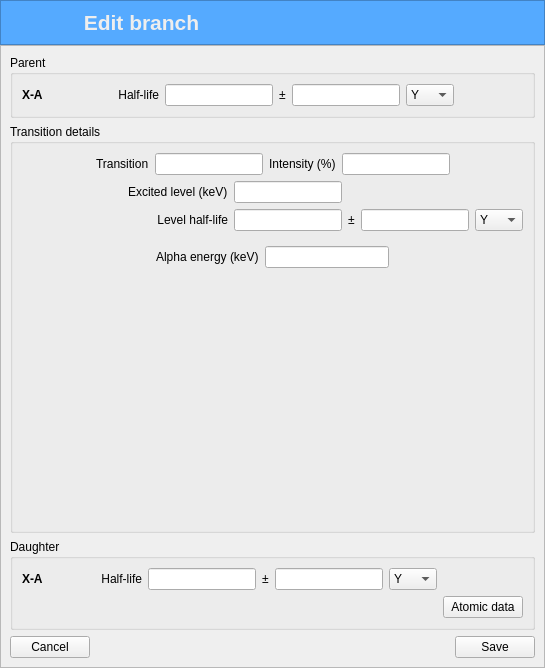
<?xml version="1.0" encoding="UTF-8"?>
<ui version="4.0">
 <class>EditBranchDialog</class>
 <widget class="QDialog" name="EditBranchDialog">
  <property name="geometry">
   <rect>
    <x>0</x>
    <y>0</y>
    <width>545</width>
    <height>668</height>
   </rect>
  </property>
  <property name="windowTitle">
   <string>Edit branch DES</string>
  </property>
  <layout class="QVBoxLayout" name="verticalLayout">
   <property name="spacing">
    <number>0</number>
   </property>
   <property name="leftMargin">
    <number>0</number>
   </property>
   <property name="topMargin">
    <number>0</number>
   </property>
   <property name="rightMargin">
    <number>0</number>
   </property>
   <property name="bottomMargin">
    <number>0</number>
   </property>
   <item>
    <widget class="QFrame" name="frame_top">
     <property name="styleSheet">
      <string notr="true">background-color: rgb(85, 170, 255);
color: rgb(238, 238, 238)
</string>
     </property>
     <property name="frameShape">
      <enum>QFrame::StyledPanel</enum>
     </property>
     <property name="frameShadow">
      <enum>QFrame::Raised</enum>
     </property>
     <layout class="QGridLayout" name="gridLayout">
      <item row="0" column="0">
       <widget class="QLabel" name="label_titleApp">
        <property name="sizePolicy">
         <sizepolicy hsizetype="Expanding" vsizetype="Preferred">
          <horstretch>0</horstretch>
          <verstretch>0</verstretch>
         </sizepolicy>
        </property>
        <property name="font">
         <font>
          <pointsize>16</pointsize>
          <bold>true</bold>
         </font>
        </property>
        <property name="text">
         <string>Edit branch</string>
        </property>
        <property name="alignment">
         <set>Qt::AlignCenter</set>
        </property>
       </widget>
      </item>
      <item row="0" column="1">
       <spacer name="horizontalSpacer_2">
        <property name="orientation">
         <enum>Qt::Horizontal</enum>
        </property>
        <property name="sizeHint" stdset="0">
         <size>
          <width>40</width>
          <height>20</height>
         </size>
        </property>
       </spacer>
      </item>
     </layout>
    </widget>
   </item>
   <item>
    <widget class="QFrame" name="frame">
     <property name="sizePolicy">
      <sizepolicy hsizetype="Expanding" vsizetype="Expanding">
       <horstretch>0</horstretch>
       <verstretch>0</verstretch>
      </sizepolicy>
     </property>
     <property name="frameShape">
      <enum>QFrame::StyledPanel</enum>
     </property>
     <property name="frameShadow">
      <enum>QFrame::Raised</enum>
     </property>
     <layout class="QVBoxLayout" name="verticalLayout_3">
      <item>
       <widget class="QGroupBox" name="groupBox">
        <property name="title">
         <string>Parent</string>
        </property>
        <layout class="QHBoxLayout" name="horizontalLayout">
         <item>
          <widget class="QLabel" name="parent_label">
           <property name="font">
            <font>
             <bold>true</bold>
            </font>
           </property>
           <property name="text">
            <string>X-A</string>
           </property>
          </widget>
         </item>
         <item>
          <spacer name="horizontalSpacer">
           <property name="orientation">
            <enum>Qt::Horizontal</enum>
           </property>
           <property name="sizeHint" stdset="0">
            <size>
             <width>60</width>
             <height>20</height>
            </size>
           </property>
          </spacer>
         </item>
         <item>
          <widget class="QLabel" name="label">
           <property name="text">
            <string>Half-life</string>
           </property>
           <property name="alignment">
            <set>Qt::AlignRight|Qt::AlignTrailing|Qt::AlignVCenter</set>
           </property>
          </widget>
         </item>
         <item>
          <widget class="QLineEdit" name="parent_half_life_value_lineEdit"/>
         </item>
         <item>
          <widget class="QLabel" name="label_2">
           <property name="text">
            <string>±</string>
           </property>
           <property name="alignment">
            <set>Qt::AlignCenter</set>
           </property>
          </widget>
         </item>
         <item>
          <widget class="QLineEdit" name="parent_half_life_uncertainty_lineEdit"/>
         </item>
         <item>
          <widget class="QComboBox" name="parent_half_life_unit_comboBox">
           <item>
            <property name="text">
             <string>Y</string>
            </property>
           </item>
           <item>
            <property name="text">
             <string>D</string>
            </property>
           </item>
           <item>
            <property name="text">
             <string>H</string>
            </property>
           </item>
           <item>
            <property name="text">
             <string>M</string>
            </property>
           </item>
           <item>
            <property name="text">
             <string>S</string>
            </property>
           </item>
           <item>
            <property name="text">
             <string>MS</string>
            </property>
           </item>
           <item>
            <property name="text">
             <string>US</string>
            </property>
           </item>
           <item>
            <property name="text">
             <string>NS</string>
            </property>
           </item>
           <item>
            <property name="text">
             <string>PS</string>
            </property>
           </item>
           <item>
            <property name="text">
             <string>FS</string>
            </property>
           </item>
           <item>
            <property name="text">
             <string>AS</string>
            </property>
           </item>
          </widget>
         </item>
         <item>
          <spacer name="horizontalSpacer_3">
           <property name="orientation">
            <enum>Qt::Horizontal</enum>
           </property>
           <property name="sizeHint" stdset="0">
            <size>
             <width>59</width>
             <height>20</height>
            </size>
           </property>
          </spacer>
         </item>
        </layout>
       </widget>
      </item>
      <item>
       <widget class="QGroupBox" name="groupBox_3">
        <property name="sizePolicy">
         <sizepolicy hsizetype="Preferred" vsizetype="Expanding">
          <horstretch>0</horstretch>
          <verstretch>0</verstretch>
         </sizepolicy>
        </property>
        <property name="title">
         <string>Transition details</string>
        </property>
        <layout class="QVBoxLayout" name="verticalLayout_2">
         <item>
          <layout class="QHBoxLayout" name="horizontalLayout_4">
           <item>
            <spacer name="horizontalSpacer_13">
             <property name="orientation">
              <enum>Qt::Horizontal</enum>
             </property>
             <property name="sizeHint" stdset="0">
              <size>
               <width>40</width>
               <height>20</height>
              </size>
             </property>
            </spacer>
           </item>
           <item>
            <widget class="QLabel" name="label_5">
             <property name="text">
              <string>Transition</string>
             </property>
            </widget>
           </item>
           <item>
            <widget class="QLineEdit" name="transition_lineEdit"/>
           </item>
           <item>
            <widget class="QLabel" name="label_6">
             <property name="text">
              <string>Intensity (%)</string>
             </property>
            </widget>
           </item>
           <item>
            <widget class="QLineEdit" name="total_intensity_lineEdit"/>
           </item>
           <item>
            <spacer name="horizontalSpacer_14">
             <property name="orientation">
              <enum>Qt::Horizontal</enum>
             </property>
             <property name="sizeHint" stdset="0">
              <size>
               <width>40</width>
               <height>20</height>
              </size>
             </property>
            </spacer>
           </item>
          </layout>
         </item>
         <item>
          <layout class="QGridLayout" name="gridLayout_5">
           <item row="1" column="0">
            <spacer name="horizontalSpacer_6">
             <property name="orientation">
              <enum>Qt::Horizontal</enum>
             </property>
             <property name="sizeHint" stdset="0">
              <size>
               <width>40</width>
               <height>20</height>
              </size>
             </property>
            </spacer>
           </item>
           <item row="1" column="5">
            <widget class="QComboBox" name="level_half_life_unit_comboBox">
             <item>
              <property name="text">
               <string>Y</string>
              </property>
             </item>
             <item>
              <property name="text">
               <string>D</string>
              </property>
             </item>
             <item>
              <property name="text">
               <string>H</string>
              </property>
             </item>
             <item>
              <property name="text">
               <string>M</string>
              </property>
             </item>
             <item>
              <property name="text">
               <string>S</string>
              </property>
             </item>
             <item>
              <property name="text">
               <string>MS</string>
              </property>
             </item>
             <item>
              <property name="text">
               <string>US</string>
              </property>
             </item>
             <item>
              <property name="text">
               <string>NS</string>
              </property>
             </item>
             <item>
              <property name="text">
               <string>PS</string>
              </property>
             </item>
             <item>
              <property name="text">
               <string>FS</string>
              </property>
             </item>
             <item>
              <property name="text">
               <string>AS</string>
              </property>
             </item>
            </widget>
           </item>
           <item row="1" column="2">
            <widget class="QLineEdit" name="level_half_life_value_lineEdit"/>
           </item>
           <item row="1" column="3">
            <widget class="QLabel" name="label_9">
             <property name="text">
              <string>±</string>
             </property>
             <property name="alignment">
              <set>Qt::AlignCenter</set>
             </property>
            </widget>
           </item>
           <item row="1" column="1">
            <widget class="QLabel" name="label_10">
             <property name="text">
              <string>Level half-life</string>
             </property>
             <property name="alignment">
              <set>Qt::AlignRight|Qt::AlignTrailing|Qt::AlignVCenter</set>
             </property>
            </widget>
           </item>
           <item row="1" column="4">
            <widget class="QLineEdit" name="level_half_life_uncertainty_lineEdit"/>
           </item>
           <item row="0" column="1">
            <widget class="QLabel" name="label_7">
             <property name="text">
              <string>Excited level (keV)</string>
             </property>
            </widget>
           </item>
           <item row="0" column="2">
            <widget class="QLineEdit" name="excited_level_lineEdit"/>
           </item>
          </layout>
         </item>
         <item>
          <widget class="QStackedWidget" name="stackedWidget">
           <property name="currentIndex">
            <number>0</number>
           </property>
           <widget class="QWidget" name="page_alpha">
            <layout class="QGridLayout" name="gridLayout_2">
             <item row="0" column="0">
              <layout class="QHBoxLayout" name="horizontalLayout_5">
               <item>
                <spacer name="horizontalSpacer_7">
                 <property name="orientation">
                  <enum>Qt::Horizontal</enum>
                 </property>
                 <property name="sizeHint" stdset="0">
                  <size>
                   <width>40</width>
                   <height>20</height>
                  </size>
                 </property>
                </spacer>
               </item>
               <item>
                <widget class="QLabel" name="label_8">
                 <property name="text">
                  <string>Alpha energy (keV)</string>
                 </property>
                </widget>
               </item>
               <item>
                <widget class="QLineEdit" name="alpha_energy_lineEdit"/>
               </item>
               <item>
                <spacer name="horizontalSpacer_8">
                 <property name="orientation">
                  <enum>Qt::Horizontal</enum>
                 </property>
                 <property name="sizeHint" stdset="0">
                  <size>
                   <width>40</width>
                   <height>20</height>
                  </size>
                 </property>
                </spacer>
               </item>
              </layout>
             </item>
             <item row="1" column="0">
              <spacer name="verticalSpacer">
               <property name="orientation">
                <enum>Qt::Vertical</enum>
               </property>
               <property name="sizeHint" stdset="0">
                <size>
                 <width>20</width>
                 <height>123</height>
                </size>
               </property>
              </spacer>
             </item>
            </layout>
           </widget>
           <widget class="QWidget" name="page_beta">
            <layout class="QVBoxLayout" name="verticalLayout_4">
             <item>
              <layout class="QHBoxLayout" name="horizontalLayout_9">
               <item>
                <spacer name="horizontalSpacer_10">
                 <property name="orientation">
                  <enum>Qt::Horizontal</enum>
                 </property>
                 <property name="sizeHint" stdset="0">
                  <size>
                   <width>40</width>
                   <height>20</height>
                  </size>
                 </property>
                </spacer>
               </item>
               <item>
                <widget class="QLabel" name="label_11">
                 <property name="text">
                  <string>Endpoint energy beta (keV)</string>
                 </property>
                </widget>
               </item>
               <item>
                <widget class="QLineEdit" name="beta_endpoint_energy_lineEdit"/>
               </item>
               <item>
                <spacer name="horizontalSpacer_11">
                 <property name="orientation">
                  <enum>Qt::Horizontal</enum>
                 </property>
                 <property name="sizeHint" stdset="0">
                  <size>
                   <width>40</width>
                   <height>20</height>
                  </size>
                 </property>
                </spacer>
               </item>
              </layout>
             </item>
             <item>
              <layout class="QGridLayout" name="gridLayout_3">
               <item row="1" column="8">
                <widget class="QLineEdit" name="coeff_d_lineEdit"/>
               </item>
               <item row="1" column="4">
                <widget class="QLineEdit" name="coeff_b_lineEdit"/>
               </item>
               <item row="1" column="10">
                <widget class="QLabel" name="label_19">
                 <property name="text">
                  <string>e</string>
                 </property>
                </widget>
               </item>
               <item row="1" column="7">
                <widget class="QLabel" name="label_18">
                 <property name="text">
                  <string>d</string>
                 </property>
                </widget>
               </item>
               <item row="1" column="6">
                <widget class="QLineEdit" name="coeff_c_lineEdit"/>
               </item>
               <item row="0" column="0">
                <widget class="QLabel" name="label_12">
                 <property name="text">
                  <string>Forbiddenness</string>
                 </property>
                </widget>
               </item>
               <item row="1" column="1">
                <widget class="QLabel" name="label_15">
                 <property name="text">
                  <string>a</string>
                 </property>
                </widget>
               </item>
               <item row="1" column="2">
                <widget class="QLineEdit" name="coeff_a_lineEdit"/>
               </item>
               <item row="1" column="5">
                <widget class="QLabel" name="label_17">
                 <property name="text">
                  <string>c</string>
                 </property>
                </widget>
               </item>
               <item row="1" column="3">
                <widget class="QLabel" name="label_16">
                 <property name="text">
                  <string>b</string>
                 </property>
                </widget>
               </item>
               <item row="1" column="11">
                <widget class="QLineEdit" name="coeff_e_lineEdit"/>
               </item>
               <item row="0" column="1" colspan="11">
                <widget class="QComboBox" name="forbiddenness_comboBox"/>
               </item>
              </layout>
             </item>
             <item>
              <layout class="QGridLayout" name="gridLayout_4">
               <item row="0" column="0">
                <widget class="QLabel" name="label_13">
                 <property name="text">
                  <string>Experimental Shape Factor</string>
                 </property>
                </widget>
               </item>
               <item row="0" column="1" colspan="8">
                <widget class="QComboBox" name="expShapeFactor_comboBox"/>
               </item>
               <item row="1" column="1">
                <widget class="QLabel" name="label_21">
                 <property name="text">
                  <string>a</string>
                 </property>
                </widget>
               </item>
               <item row="1" column="2">
                <widget class="QLineEdit" name="exp_a_lineEdit"/>
               </item>
               <item row="1" column="3">
                <widget class="QLabel" name="label_20">
                 <property name="text">
                  <string>b</string>
                 </property>
                </widget>
               </item>
               <item row="1" column="4">
                <widget class="QLineEdit" name="exp_b_lineEdit"/>
               </item>
               <item row="1" column="5">
                <widget class="QLabel" name="label_23">
                 <property name="text">
                  <string>c</string>
                 </property>
                </widget>
               </item>
               <item row="1" column="6">
                <widget class="QLineEdit" name="exp_c_lineEdit"/>
               </item>
               <item row="1" column="7">
                <widget class="QLabel" name="label_22">
                 <property name="text">
                  <string>d</string>
                 </property>
                </widget>
               </item>
               <item row="1" column="8">
                <widget class="QLineEdit" name="exp_d_lineEdit"/>
               </item>
              </layout>
             </item>
             <item>
              <layout class="QHBoxLayout" name="horizontalLayout_10">
               <item>
                <spacer name="horizontalSpacer_12">
                 <property name="orientation">
                  <enum>Qt::Horizontal</enum>
                 </property>
                 <property name="sizeHint" stdset="0">
                  <size>
                   <width>40</width>
                   <height>20</height>
                  </size>
                 </property>
                </spacer>
               </item>
               <item>
                <widget class="QLabel" name="label_14">
                 <property name="text">
                  <string>Mixing ratio</string>
                 </property>
                </widget>
               </item>
               <item>
                <widget class="QLineEdit" name="mixing_ratio_lineEdit"/>
               </item>
              </layout>
             </item>
             <item>
              <spacer name="verticalSpacer_2">
               <property name="orientation">
                <enum>Qt::Vertical</enum>
               </property>
               <property name="sizeHint" stdset="0">
                <size>
                 <width>20</width>
                 <height>40</height>
                </size>
               </property>
              </spacer>
             </item>
            </layout>
           </widget>
           <widget class="QWidget" name="page_ec">
            <layout class="QVBoxLayout" name="verticalLayout_6">
             <item>
              <layout class="QHBoxLayout" name="horizontalLayout_3">
               <item>
                <spacer name="horizontalSpacer_17">
                 <property name="orientation">
                  <enum>Qt::Horizontal</enum>
                 </property>
                 <property name="sizeHint" stdset="0">
                  <size>
                   <width>40</width>
                   <height>20</height>
                  </size>
                 </property>
                </spacer>
               </item>
               <item>
                <widget class="QLabel" name="label_24">
                 <property name="text">
                  <string>Intensity EC (%)</string>
                 </property>
                </widget>
               </item>
               <item>
                <widget class="QLineEdit" name="intensity_ec_lineEdit"/>
               </item>
               <item>
                <widget class="QLabel" name="label_25">
                 <property name="text">
                  <string>Intensity β+ (%)</string>
                 </property>
                </widget>
               </item>
               <item>
                <widget class="QLineEdit" name="intensity_beta_plus_lineEdit"/>
               </item>
               <item>
                <spacer name="horizontalSpacer_18">
                 <property name="orientation">
                  <enum>Qt::Horizontal</enum>
                 </property>
                 <property name="sizeHint" stdset="0">
                  <size>
                   <width>40</width>
                   <height>20</height>
                  </size>
                 </property>
                </spacer>
               </item>
              </layout>
             </item>
             <item>
              <widget class="QGroupBox" name="groupBox_4">
               <property name="title">
                <string>Electron-Capture Transition Probability</string>
               </property>
               <layout class="QVBoxLayout" name="verticalLayout_5">
                <item>
                 <layout class="QHBoxLayout" name="horizontalLayout_7">
                  <item>
                   <spacer name="horizontalSpacer_20">
                    <property name="orientation">
                     <enum>Qt::Horizontal</enum>
                    </property>
                    <property name="sizeHint" stdset="0">
                     <size>
                      <width>40</width>
                      <height>20</height>
                     </size>
                    </property>
                   </spacer>
                  </item>
                  <item>
                   <widget class="QLabel" name="label_27">
                    <property name="text">
                     <string>Subshell</string>
                    </property>
                   </widget>
                  </item>
                  <item>
                   <widget class="QComboBox" name="subshell_ec_comboBox"/>
                  </item>
                  <item>
                   <widget class="QLabel" name="label_28">
                    <property name="text">
                     <string>Intensity</string>
                    </property>
                   </widget>
                  </item>
                  <item>
                   <widget class="QLineEdit" name="subshell_intensity_ec_lineEdit"/>
                  </item>
                  <item>
                   <widget class="QPushButton" name="addUpdate_subshell_pushButton">
                    <property name="text">
                     <string>Add / Update</string>
                    </property>
                    <property name="icon">
                     <iconset resource="resources.qrc">
                      <normaloff>:/Images/update.png</normaloff>:/Images/update.png</iconset>
                    </property>
                   </widget>
                  </item>
                  <item>
                   <spacer name="horizontalSpacer_19">
                    <property name="orientation">
                     <enum>Qt::Horizontal</enum>
                    </property>
                    <property name="sizeHint" stdset="0">
                     <size>
                      <width>40</width>
                      <height>20</height>
                     </size>
                    </property>
                   </spacer>
                  </item>
                 </layout>
                </item>
                <item>
                 <layout class="QHBoxLayout" name="horizontalLayout_2">
                  <item>
                   <spacer name="horizontalSpacer_15">
                    <property name="orientation">
                     <enum>Qt::Horizontal</enum>
                    </property>
                    <property name="sizeHint" stdset="0">
                     <size>
                      <width>37</width>
                      <height>58</height>
                     </size>
                    </property>
                   </spacer>
                  </item>
                  <item>
                   <widget class="QTableWidget" name="subshell_ec_tableWidget">
                    <property name="editTriggers">
                     <set>QAbstractItemView::NoEditTriggers</set>
                    </property>
                    <property name="selectionBehavior">
                     <enum>QAbstractItemView::SelectRows</enum>
                    </property>
                    <attribute name="horizontalHeaderStretchLastSection">
                     <bool>true</bool>
                    </attribute>
                    <column>
                     <property name="text">
                      <string>Subshell</string>
                     </property>
                    </column>
                    <column>
                     <property name="text">
                      <string>Intensity</string>
                     </property>
                    </column>
                   </widget>
                  </item>
                  <item>
                   <spacer name="horizontalSpacer_16">
                    <property name="orientation">
                     <enum>Qt::Horizontal</enum>
                    </property>
                    <property name="sizeHint" stdset="0">
                     <size>
                      <width>37</width>
                      <height>58</height>
                     </size>
                    </property>
                   </spacer>
                  </item>
                 </layout>
                </item>
               </layout>
              </widget>
             </item>
            </layout>
           </widget>
          </widget>
         </item>
        </layout>
       </widget>
      </item>
      <item>
       <widget class="QGroupBox" name="groupBox_2">
        <property name="title">
         <string>Daughter</string>
        </property>
        <layout class="QGridLayout" name="gridLayout_6">
         <item row="0" column="5">
          <widget class="QLineEdit" name="daughter_half_life_uncertainty_lineEdit"/>
         </item>
         <item row="0" column="3">
          <widget class="QLineEdit" name="daughter_half_life_value_lineEdit"/>
         </item>
         <item row="0" column="2">
          <widget class="QLabel" name="label_3">
           <property name="text">
            <string>Half-life</string>
           </property>
           <property name="alignment">
            <set>Qt::AlignRight|Qt::AlignTrailing|Qt::AlignVCenter</set>
           </property>
          </widget>
         </item>
         <item row="0" column="7">
          <spacer name="horizontalSpacer_5">
           <property name="orientation">
            <enum>Qt::Horizontal</enum>
           </property>
           <property name="sizeHint" stdset="0">
            <size>
             <width>40</width>
             <height>20</height>
            </size>
           </property>
          </spacer>
         </item>
         <item row="0" column="1">
          <spacer name="horizontalSpacer_4">
           <property name="orientation">
            <enum>Qt::Horizontal</enum>
           </property>
           <property name="sizeHint" stdset="0">
            <size>
             <width>40</width>
             <height>20</height>
            </size>
           </property>
          </spacer>
         </item>
         <item row="0" column="0">
          <widget class="QLabel" name="daughter_label">
           <property name="font">
            <font>
             <bold>true</bold>
            </font>
           </property>
           <property name="text">
            <string>X-A</string>
           </property>
          </widget>
         </item>
         <item row="0" column="6">
          <widget class="QComboBox" name="daughter_half_life_unit_comboBox">
           <item>
            <property name="text">
             <string>Y</string>
            </property>
           </item>
           <item>
            <property name="text">
             <string>D</string>
            </property>
           </item>
           <item>
            <property name="text">
             <string>H</string>
            </property>
           </item>
           <item>
            <property name="text">
             <string>M</string>
            </property>
           </item>
           <item>
            <property name="text">
             <string>S</string>
            </property>
           </item>
           <item>
            <property name="text">
             <string>MS</string>
            </property>
           </item>
           <item>
            <property name="text">
             <string>US</string>
            </property>
           </item>
           <item>
            <property name="text">
             <string>NS</string>
            </property>
           </item>
           <item>
            <property name="text">
             <string>PS</string>
            </property>
           </item>
           <item>
            <property name="text">
             <string>FS</string>
            </property>
           </item>
           <item>
            <property name="text">
             <string>AS</string>
            </property>
           </item>
          </widget>
         </item>
         <item row="0" column="4">
          <widget class="QLabel" name="label_4">
           <property name="text">
            <string>±</string>
           </property>
           <property name="alignment">
            <set>Qt::AlignCenter</set>
           </property>
          </widget>
         </item>
         <item row="1" column="7">
          <widget class="QPushButton" name="atomic_data_pushButton">
           <property name="text">
            <string>Atomic data</string>
           </property>
           <property name="icon">
            <iconset resource="resources.qrc">
             <normaloff>:/Images/atomic-data.png</normaloff>:/Images/atomic-data.png</iconset>
           </property>
          </widget>
         </item>
        </layout>
       </widget>
      </item>
      <item>
       <layout class="QHBoxLayout" name="horizontalLayout_6">
        <item>
         <widget class="QPushButton" name="cancel_pushButton">
          <property name="text">
           <string>Cancel</string>
          </property>
          <property name="icon">
           <iconset resource="resources.qrc">
            <normaloff>:/Images/cancel.png</normaloff>:/Images/cancel.png</iconset>
          </property>
         </widget>
        </item>
        <item>
         <spacer name="horizontalSpacer_9">
          <property name="orientation">
           <enum>Qt::Horizontal</enum>
          </property>
          <property name="sizeHint" stdset="0">
           <size>
            <width>388</width>
            <height>20</height>
           </size>
          </property>
         </spacer>
        </item>
        <item>
         <widget class="QPushButton" name="save_pushButton">
          <property name="text">
           <string>Save</string>
          </property>
          <property name="icon">
           <iconset resource="resources.qrc">
            <normaloff>:/Images/downloads.png</normaloff>:/Images/downloads.png</iconset>
          </property>
         </widget>
        </item>
       </layout>
      </item>
     </layout>
    </widget>
   </item>
  </layout>
 </widget>
 <resources>
  <include location="resources.qrc"/>
 </resources>
 <connections/>
</ui>
